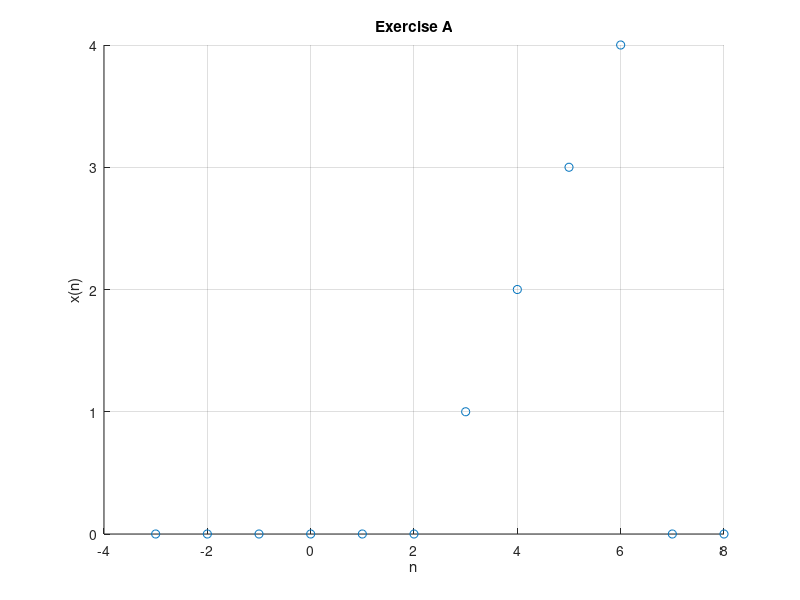

Write the MATLAB code that produced this figure. (Note: this script raises an error after producing the figure.)
clear;

n=-3:8;
x=[0 0 0 0 0 0 1 2 3 4 0 0];

figure(1);
scatter(n,x)
xlabel('n');
ylabel('x(n)');
title('Exercise A');
grid on


n=-3:9;
x=[0 0 0 0 0 0 1 2 3 4 0 0 0];
y1 = double.empty;
for a=4:length(n)
    y1(a)=x(a)- x(a-3);
end

figure(2);
scatter(n,y1)
xlabel('n');
ylabel('y(n)');
title('Exercise B');
grid on

n=-3:8;
x=[0 0 0 0 0 0 1 2 3 4 0 0];
y2 = double.empty;

for a=1:length(n)
    y2(a)=0.5 * x(a);
end

figure(3);
scatter(n,y2)
xlabel('n');
ylabel('y(n)');
title('Exercise C');
grid on


y3 = double.empty;
n=-10:0;
for a=1:length(n)
    y3(a)=x(11-a+1);
end

figure(4);
scatter(n,y3)
xlabel('n');
ylabel('y(n)');
title('Exercise D');
grid on









